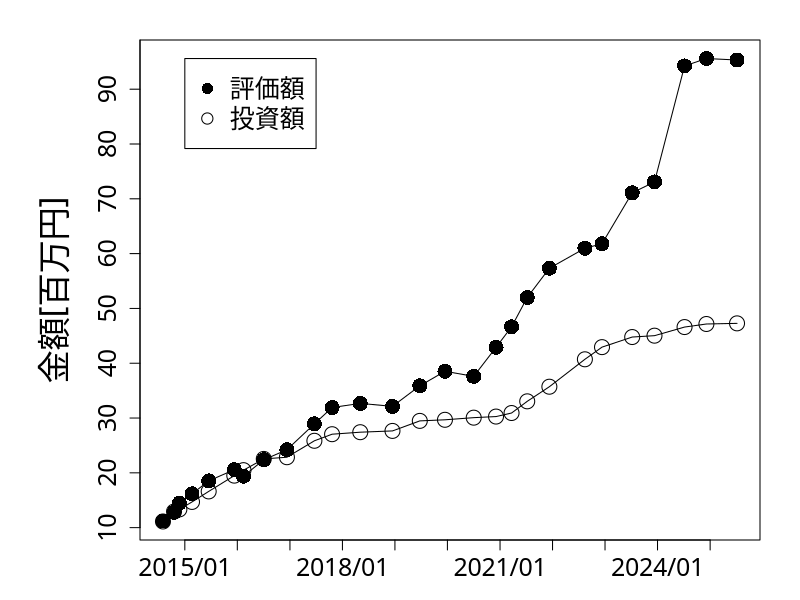

Reproduce this figure in R.
#!/usr/bin/env Rscript

t <- read.table("./invest_return.tsv", sep="\t", header=FALSE)

x <- as.Date(t$V1, "%m/%d/%Y")
y1 <- as.numeric(gsub(",","", t$V2))/1000000
y2 <- as.numeric(gsub(",","", t$V3))/1000000
png("../images/investment_return/investment_return.png")
y_range <- range(y1, y2)

par(family = "HiraKakuProN-W3")
# mar – A numeric vector of length 4, which sets the margin sizes in the following order: bottom, left, top, and right. The default is c(5.1, 4.1, 4.1, 2.1).

par(mar = c(3, 7, 2, 2))

# mgp – A numeric vector of length 3, which sets the axis label locations relative to the edge of the inner plot window. The first value represents the location the labels (i.e. xlab and ylab in plot), the second the tick-mark labels, and third the tick marks. The default is c(3, 1, 0).

par(mgp = c(3.5, 1, 0))

plot(x, y1, xlab="", ylab="金額[百万円]", type="o", 
     cex.lab=2, cex.axis=1.5, cex.main=1.5, cex=2, ylim=y_range,
     xaxt="n",
     # 1,000万円から10,000万円までを9分割で
     yaxp = c(10, 100, 9),
     pch=1
     )
lines(x, y2, xlab="", type="o", pch=16,
     ylab="金額[百万円]",
     cex.lab=2, cex.axis=1.5, cex.main=1.5, cex=2, ylim=y_range,
     xaxt="n",
     # 1,000万円から10,000万円までを9分割で
     yaxp = c(10, 100, 9)
     )
x_years = as.Date(c("2015/1/1", "2016/1/1", "2017/1/1", "2018/1/1", "2019/1/1", "2020/1/1", "2021/1/1", "2022/1/1", "2023/1/1", "2024/1/1", "2025/1/1"), "%Y/%m/%d")
axis(1, x_years, format(x_years, "%Y/%m"), cex=2, cex.axis=1.5, cex.main=1.5, cex.lab=2)

legend(x_years[1], y_range[2], c("評価額", "投資額"), cex=1.5, pch=c(16, 1))
